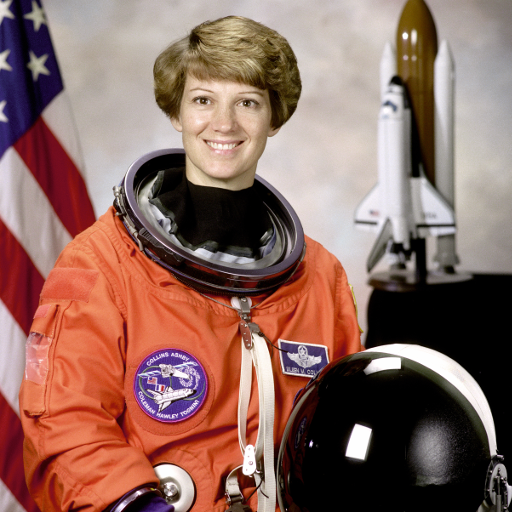
#> input picture samples/astronaut.png, 512 x 512 px
$ python exp_quality.py
#> lines starting #> are read from the running program, lines starting #| are printed output that depends on the picture
### stegovault/image_io.py
"""Đọc / ghi ảnh dưới dạng mảng numpy RGB 8-bit.

Quy ước: mọi thuật toán làm việc trên mảng uint8 hình (H, W, 3). Chỉ số mẫu (sample) là
    index = (y * W + x) * 3 + kênh
tức là mảng được "làm phẳng" theo thứ tự hàng -> cột -> kênh màu.
"""

from __future__ import annotations

import os
from typing import Union

import numpy as np
from PIL import Image

from .errors import ImageError

ImageLike = Union[str, "os.PathLike[str]", Image.Image, np.ndarray]

# Định dạng ĐẦU RA phải không mất dữ liệu; JPEG/WebP sẽ phá hủy các bit LSB.
LOSSLESS_SUFFIXES = {".png": "PNG", ".bmp": "BMP", ".tif": "TIFF", ".tiff": "TIFF"}


def load_rgb(src: ImageLike) -> np.ndarray:
    """Trả về mảng uint8 (H, W, 3) liên tục trong bộ nhớ.

    - Ảnh RGBA / LA / palette được đổi sang RGB (kênh alpha bị bỏ).
    - Ảnh 16-bit hoặc dấu phẩy động chưa được hỗ trợ (sẽ mất độ chính xác khi đổi sang 8-bit).
    """
    if isinstance(src, np.ndarray):
        arr = src
        if arr.dtype != np.uint8 or arr.ndim != 3 or arr.shape[2] != 3:
            raise ImageError("Mảng ảnh phải có dtype uint8 và hình (H, W, 3).")
        return np.ascontiguousarray(arr)

    try:
        im = src if isinstance(src, Image.Image) else Image.open(src)
#> im is the input picture: PIL image 512x512 RGB; mean R, G, B 141.6, 105.8, 96.5
        im.load()
    except FileNotFoundError:
        raise ImageError(f"Không tìm thấy file ảnh: {src}") from None
    except Exception as exc:  # PIL ném nhiều loại lỗi khác nhau
        raise ImageError(f"Không đọc được ảnh: {exc}") from None

    if im.mode in ("I;16", "I;16L", "I;16B", "I", "F"):
        raise ImageError("Ảnh 16-bit / dấu phẩy động chưa được hỗ trợ. Hãy dùng ảnh 8-bit mỗi kênh.")
    return np.ascontiguousarray(np.array(im.convert("RGB"), dtype=np.uint8))


# [31 lines left out: functions has_alpha, save_lossless, to_png_bytes, not called in this run]

### experiments/common.py
"""Tiện ích dùng chung cho các thí nghiệm (chạy từ thư mục gốc dự án hoặc từ bất kỳ đâu)."""

from __future__ import annotations

import csv
import math
import sys
from pathlib import Path
from typing import Dict, Iterable, List, Sequence, Tuple

ROOT = Path(__file__).resolve().parent.parent
if str(ROOT) not in sys.path:
    sys.path.insert(0, str(ROOT))

import numpy as np  # noqa: E402

from stegovault.image_io import load_rgb  # noqa: E402

SAMPLES = ROOT / "samples"
RESULTS = ROOT / "results"
SAMPLE_NAMES = ["astronaut", "camera", "coffee", "chelsea", "rocket", "retina"]


def ensure_results() -> Path:
    RESULTS.mkdir(parents=True, exist_ok=True)
    return RESULTS


def load_samples() -> Dict[str, np.ndarray]:
    return {n: load_rgb(SAMPLES / f"{n}.png") for n in SAMPLE_NAMES}
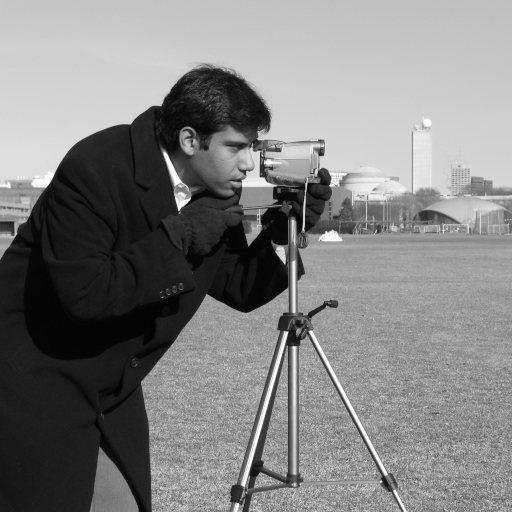
#> input picture samples/camera.png, 512 x 512 px
#> in load_rgb, im is the input picture: PIL image 512x512 RGB; min 0, max 255, mean 129.1
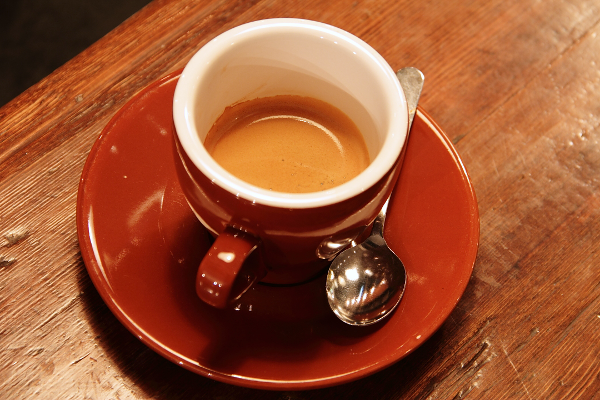
#> input picture samples/coffee.png, 600 x 400 px
#> in load_rgb, im is the input picture: PIL image 600x400 RGB; mean R, G, B 158.6, 85.8, 51.5
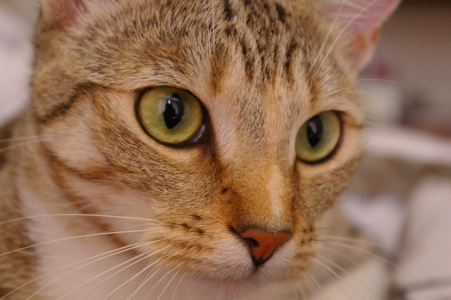
#> input picture samples/chelsea.png, 451 x 300 px
#> in load_rgb, im is the input picture: PIL image 451x300 RGB; mean R, G, B 147.7, 111.4, 86.8


# [39 lines left out: functions random_crops, wilson, write_csv, md_table, not called in this run]


def pct(x: float, nd: int = 0) -> str:
    return f"{x * 100:.{nd}f}%"

### experiments/exp_quality.py
"""Thí nghiệm 2 - Chất lượng ảnh, dung lượng và chi phí KDF.

Câu hỏi: nhúng nhiều thì ảnh xấu đi bao nhiêu? Ba phương pháp khác nhau về mức độ bị dò, nhưng có khác nhau
về chất lượng ảnh không? (Lý thuyết: không - cả ba đều đổi ~r/2 số mẫu, mỗi mẫu lệch đúng 1 đơn vị.)
"""

from __future__ import annotations

import time

import numpy as np

from common import ensure_results, load_samples, md_table, write_csv

from stegovault import crypto_layer as cl
from stegovault import steganalysis as sa
from stegovault.embed import capacity_bytes, simulate_embedding
from stegovault.metrics import diff_stats

RATES = [0.01, 0.05, 0.10, 0.25, 0.50, 1.00]
METHODS = ["sequential", "keyed", "matching"]
LABELS = {"sequential": "LSB tuần tự", "keyed": "LSB rải theo khóa", "matching": "LSB matching (±1)"}


def theory_psnr(rate: float) -> float:
    """Mỗi vị trí nhúng bit ngẫu nhiên đổi giá trị với xác suất 1/2 và lệch đúng 1 -> MSE = rate/2."""
    return float(10 * np.log10(255.0 ** 2 / (rate / 2)))


def rs_accuracy(imgs, rng) -> str:
    """RS ước lượng tỉ lệ nhúng chính xác đến đâu? Trung bình ± độ lệch chuẩn giữa 6 ảnh mẫu (ảnh đầy đủ, không cắt)."""
    rows = []
    for r in (0.10, 0.30, 0.50, 0.80):
        cells = [f"{r:.2f}"]
        for m in METHODS:
            est = [sa.rs_analysis(simulate_embedding(a, r, m, rng))["p"] for a in imgs.values()]
            cells.append(f"{np.mean(est):.2f} ± {np.std(est):.2f}")
        rows.append(cells)
    return md_table(["Tỉ lệ nhúng thật"] + [LABELS[m] for m in METHODS], rows)


def main() -> str:
    out = ensure_results()
    imgs = load_samples()
    rng = np.random.default_rng(3)
    rows, md_rows = [], []
    for r in RATES:
        cells = [f"{r:.2f}", f"{theory_psnr(r):.2f}"]
        for m in METHODS:
            ps_, ss_, ch_ = [], [], []
            for name, a in imgs.items():
                s = simulate_embedding(a, r, m, rng)
                d = diff_stats(a, s)
                ps_.append(d["psnr_db"]); ss_.append(d["ssim"]); ch_.append(d["changed_ratio"])
                rows.append([m, r, name, round(d["psnr_db"], 3), round(d["ssim"], 6), round(d["changed_ratio"], 5), d["max_abs_diff"]])
            cells.append(f"{np.mean(ps_):.2f} dB / {np.mean(ss_):.5f}")
        md_rows.append(cells)
    write_csv(out / "quality.csv", ["method", "rate", "image", "psnr_db", "ssim", "changed_ratio", "max_abs_diff"], rows)

    cap_rows = []
    for name, a in imgs.items():
        h, w = a.shape[:2]
        cap = capacity_bytes(a.size)
        cap_rows.append([name, f"{w}×{h}", f"{a.size:,}", f"{cap:,}", f"{cap / 1024:.1f} KiB"])

    kdf_rows = []
    for kdf in cl.available_kdfs():
        t = []
        for _ in range(3):
            t0 = time.perf_counter()
            cl.derive_keys("mat-khau-do-thoi-gian", b"\x01" * 16, kdf)
            t.append(time.perf_counter() - t0)
        mem = {"scrypt": f"{128 * cl.SCRYPT_N * cl.SCRYPT_R // (1024 * 1024)} MiB", "argon2id": f"{cl.ARGON2_MEMORY_KIB // 1024} MiB"}[kdf]
        kdf_rows.append([kdf, mem, f"{np.median(t) * 1000:.0f} ms"])

    md = ["### Chất lượng ảnh theo tỉ lệ nhúng\n",
          "Trung bình trên 6 ảnh mẫu 8-bit (PSNR / SSIM). Cột lý thuyết: PSNR = 10·log10(255² / (r/2)).\n",
          md_table(["Tỉ lệ nhúng r", "PSNR lý thuyết (dB)"] + [LABELS[m] for m in METHODS], md_rows),
          "\n### Dung lượng giấu tin tối đa\n",
          md_table(["Ảnh", "Kích thước", "Số mẫu LSB", "Dung lượng tối đa (byte)", "≈"], cap_rows),
          "\n### Chi phí hàm làm chậm mật khẩu (KDF)\n",
          md_table(["KDF", "Bộ nhớ", "Thời gian một lần suy dẫn (trung vị 3 lần)"], kdf_rows),
          "\n### Độ chính xác của ước lượng RS\n",
          "Tỉ lệ nhúng do RS ước lượng (trung bình ± độ lệch chuẩn giữa 6 ảnh mẫu). Đúng tuyệt đối khi bằng cột đầu tiên; "
          "với matching, RS gần như không thấy gì nên ước lượng xấp xỉ 0.\n",
          rs_accuracy(imgs, np.random.default_rng(31)) + "\n"]
    text = "\n".join(md)
    (out / "quality_table.md").write_text(text, encoding="utf-8")
    print(text)
    return text


if __name__ == "__main__":
    print("Thí nghiệm 2: chất lượng ảnh, dung lượng, KDF")
#> (the run stopped early here; a loop or call above may not have finished)
